Frame 1 (no input): blank canvas, image omitted
Frame 60 (no input): blank canvas, image omitted
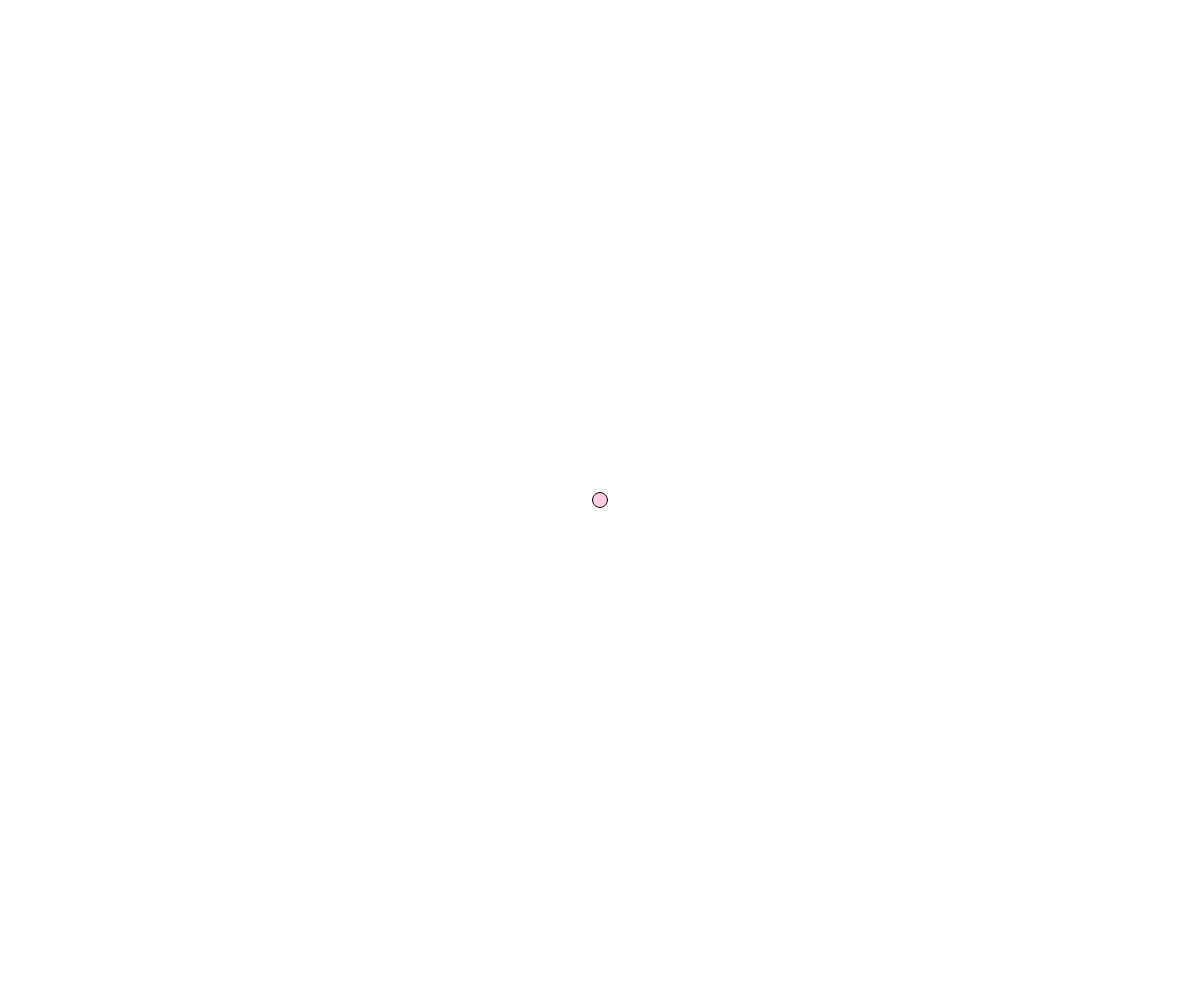
Frame 120 (the mouse pressed at the canvas centre since frame 60)

The p5.js sketch whose frames 1 and 60 were blank and that drew this single picture after the mouse press (run headless with seeded random() and noise() and a simulated clock; from frame 60 on, the mouse is pressed at the canvas centre):

// p5.js sketch
// ── sketch.js

let canvas;
let xPos = 0;
let yPos = 0;
let easing = 0.3;

function setup(){
    canvas = createCanvas(windowWidth, windowHeight);
    canvas.position(0,0);
    canvas.style("z-index", -2);
    // background(225);
}

function windowResized(){
    resizeCanvas(windowWidth, windowHeight);
}

function draw(){
    clear();
    xPos = xPos + ((mouseX - xPos) * easing);
    yPos = yPos + ((mouseY - yPos) * easing);
    drawThing(xPos, yPos);
}

function drawThing(_x, _y){
    fill(255, 204, 229);
    ellipse(_x, _y, 15, 15);
}

//one day.... one day i will make a sparkle that works
